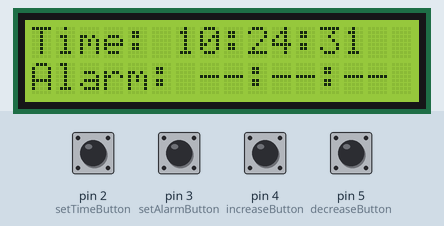
Bench run of a sketch on a simulated Arduino Uno, built with avr-gcc and run on an emulated ATmega328P. On the bench: 16×2 character LCD. The test bench sets the inputs (shaded band); at power-on: pin 2 (setTimeButton), pin 3 (setAlarmButton), pin 4 (increaseButton), pin 5 (decreaseButton) LOW. The local clock reads 2024-03-15 10:24:30 at power-on unless the sketch sets it.

Above: at 1.2 s.
1.3 s: pin 2 (setTimeButton) pulled HIGH for 1.25 s
At 3.1 s:
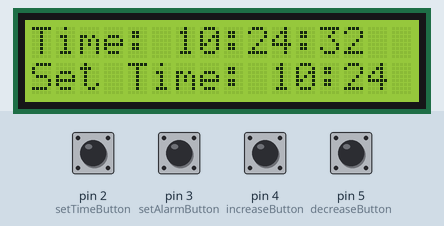
5.0 s: pin 3 (setAlarmButton) pulled HIGH for 1.25 s
At 6.8 s:
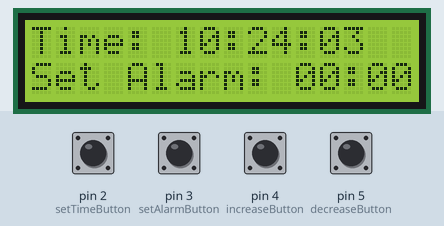
8.7 s: pin 2 (setTimeButton) pulled HIGH for 1.25 s
At 10.3 s:
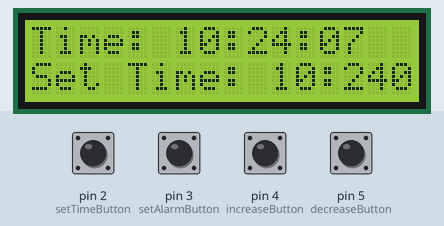
12.4 s: pin 3 (setAlarmButton) pulled HIGH for 1.25 s
At 14.3 s:
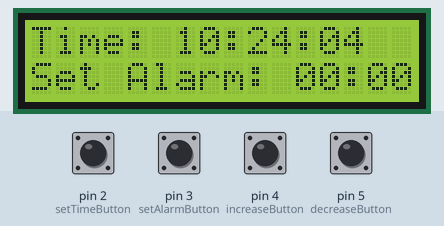
Timing chart, 0 to 15.8 s (numbered marks = the images above; inputs shaded):
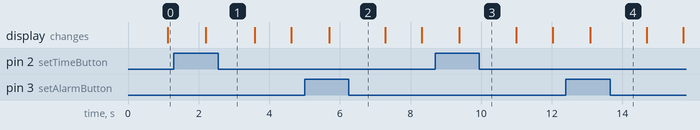

The sketch:

5.LDR.ino
```cpp
#include <Wire.h>
#include <RTClib.h>
#include <LiquidCrystal_I2C.h>

RTC_DS3231 rtc;
LiquidCrystal_I2C lcd(0x27, 16, 2);

const int setTimeButton = 2;
const int setAlarmButton = 3;
const int increaseButton = 4;
const int decreaseButton = 5;
const int buzzer = 6;

DateTime alarmTime;
bool alarmSet = false;

void setup() {
  pinMode(setTimeButton, INPUT);
  pinMode(setAlarmButton, INPUT);
  pinMode(increaseButton, INPUT);
  pinMode(decreaseButton, INPUT);
  pinMode(buzzer, OUTPUT);

  lcd.begin();
  lcd.backlight();

  if (!rtc.begin()) {
    lcd.print("Couldn't find RTC");
    while (1);
  }

  if (rtc.lostPower()) {
    lcd.print("RTC lost power");
    rtc.adjust(DateTime(F(__DATE__), F(__TIME__)));
  }

  alarmTime = DateTime(0, 1, 1, 0, 0, 0); // Default alarm time (00:00:00)
}

void loop() {
  DateTime now = rtc.now();

  lcd.setCursor(0, 0);
  lcd.print("Time: ");
  printTime(now);

  lcd.setCursor(0, 1);
  if (alarmSet) {
    lcd.print("Alarm: ");
    printTime(alarmTime);
  } else {
    lcd.print("Alarm: --:--:--");
  }

  if (digitalRead(setTimeButton) == HIGH) {
    setTime();
  }

  if (digitalRead(setAlarmButton) == HIGH) {
    setAlarm();
  }

  if (alarmSet && now.hour() == alarmTime.hour() && now.minute() == alarmTime.minute() && now.second() == alarmTime.second()) {
    tone(buzzer, 1000); // Buzz
  } else {
    noTone(buzzer);
  }

  delay(1000);
}

void printTime(DateTime time) {
  if (time.hour() < 10) lcd.print('0');
  lcd.print(time.hour());
  lcd.print(':');
  if (time.minute() < 10) lcd.print('0');
  lcd.print(time.minute());
  lcd.print(':');
  if (time.second() < 10) lcd.print('0');
  lcd.print(time.second());
}

void setTime() {
  int hour = rtc.now().hour();
  int minute = rtc.now().minute();

  while (digitalRead(setTimeButton) == HIGH) {
    if (digitalRead(increaseButton) == HIGH) {
      hour = (hour + 1) % 24;
      delay(200);
    }
    if (digitalRead(decreaseButton) == HIGH) {
      hour = (hour - 1 + 24) % 24;
      delay(200);
    }
    lcd.setCursor(0, 1);
    lcd.print("Set Time: ");
    lcd.print(hour < 10 ? "0" : "");
    lcd.print(hour);
    lcd.print(":");
    lcd.print(minute < 10 ? "0" : "");
    lcd.print(minute);
  }

  while (digitalRead(setTimeButton) == HIGH) {
    if (digitalRead(increaseButton) == HIGH) {
      minute = (minute + 1) % 60;
      delay(200);
    }
    if (digitalRead(decreaseButton) == HIGH) {
      minute = (minute - 1 + 60) % 60;
      delay(200);
    }
    lcd.setCursor(0, 1);
    lcd.print("Set Time: ");
    lcd.print(hour < 10 ? "0" : "");
    lcd.print(hour);
    lcd.print(":");
    lcd.print(minute < 10 ? "0" : "");
    lcd.print(minute);
  }

  rtc.adjust(DateTime(rtc.now().year(), rtc.now().month(), rtc.now().day(), hour, minute, 0));
}

void setAlarm() {
  int hour = alarmTime.hour();
  int minute = alarmTime.minute();

  while (digitalRead(setAlarmButton) == HIGH) {
    if (digitalRead(increaseButton) == HIGH) {
      hour = (hour + 1) % 24;
      delay(200);
    }
    if (digitalRead(decreaseButton) == HIGH) {
      hour = (hour - 1 + 24) % 24;
      delay(200);
    }
    lcd.setCursor(0, 1);
    lcd.print("Set Alarm: ");
    lcd.print(hour < 10 ? "0" : "");
    lcd.print(hour);
    lcd.print(":");
    lcd.print(minute < 10 ? "0" : "");
    lcd.print(minute);
  }

  while (digitalRead(setAlarmButton) == HIGH) {
    if (digitalRead(increaseButton) == HIGH) {
      minute = (minute + 1) % 60;
      delay(200);
    }
    if (digitalRead(decreaseButton) == HIGH) {
      minute = (minute - 1 + 60) % 60;
      delay(200);
    }
    lcd.setCursor(0, 1);
    lcd.print("Set Alarm: ");
    lcd.print(hour < 10 ? "0" : "");
    lcd.print(hour);
    lcd.print(":");
    lcd.print(minute < 10 ? "0" : "");
    lcd.print(minute);
  }

  alarmTime = DateTime(0, 1, 1, hour, minute, 0);
  alarmSet = true;
}
```

Measured:
- after the input at 1.3 s, the display: changes after 0.90 s (image 1)
- after the input at 5.0 s, the display: changes after 0.70 s (image 2)
- after the input at 8.7 s, the display: changes after 0.68 s (image 3)
- after the input at 12.4 s, the display: changes after 0.69 s (image 4)
